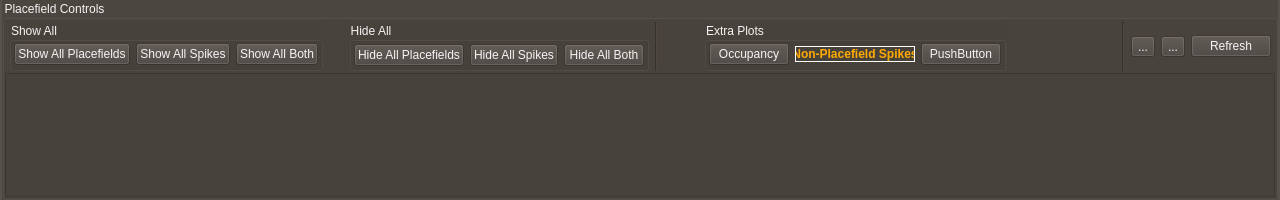
<?xml version="1.0" encoding="UTF-8"?>
<ui version="4.0">
 <author>Pho Hale</author>
 <class>rootForm</class>
 <widget class="QWidget" name="rootForm">
  <property name="geometry">
   <rect>
    <x>0</x>
    <y>0</y>
    <width>1280</width>
    <height>200</height>
   </rect>
  </property>
  <property name="sizePolicy">
   <sizepolicy hsizetype="Minimum" vsizetype="MinimumExpanding">
    <horstretch>0</horstretch>
    <verstretch>0</verstretch>
   </sizepolicy>
  </property>
  <property name="minimumSize">
   <size>
    <width>50</width>
    <height>0</height>
   </size>
  </property>
  <property name="maximumSize">
   <size>
    <width>16777215</width>
    <height>220</height>
   </size>
  </property>
  <property name="baseSize">
   <size>
    <width>1200</width>
    <height>200</height>
   </size>
  </property>
  <property name="windowTitle">
   <string>Placefield Controls</string>
  </property>
  <property name="styleSheet">
   <string notr="true">background-color: rgb(71, 58, 46);
border-color: rgb(207, 207, 207);
background-color: rgba(71, 65, 60, 180);
color: rgb(244, 244, 244);
border-color: rgb(0, 0, 0);</string>
  </property>
  <layout class="QHBoxLayout" name="horizontalLayout_2">
   <property name="spacing">
    <number>0</number>
   </property>
   <property name="leftMargin">
    <number>2</number>
   </property>
   <property name="topMargin">
    <number>0</number>
   </property>
   <property name="rightMargin">
    <number>2</number>
   </property>
   <property name="bottomMargin">
    <number>0</number>
   </property>
   <item>
    <widget class="QGroupBox" name="placefieldControlsGroupbox">
     <property name="sizePolicy">
      <sizepolicy hsizetype="Expanding" vsizetype="Preferred">
       <horstretch>0</horstretch>
       <verstretch>0</verstretch>
      </sizepolicy>
     </property>
     <property name="title">
      <string>Placefield Controls</string>
     </property>
     <layout class="QVBoxLayout" name="outerLayout" stretch="0,1">
      <property name="spacing">
       <number>0</number>
      </property>
      <property name="leftMargin">
       <number>0</number>
      </property>
      <property name="topMargin">
       <number>0</number>
      </property>
      <property name="rightMargin">
       <number>0</number>
      </property>
      <property name="bottomMargin">
       <number>0</number>
      </property>
      <item>
       <widget class="QWidget" name="batchControlPanel" native="true">
        <property name="sizePolicy">
         <sizepolicy hsizetype="Preferred" vsizetype="Minimum">
          <horstretch>0</horstretch>
          <verstretch>0</verstretch>
         </sizepolicy>
        </property>
        <property name="maximumSize">
         <size>
          <width>16777215</width>
          <height>60</height>
         </size>
        </property>
        <property name="baseSize">
         <size>
          <width>0</width>
          <height>30</height>
         </size>
        </property>
        <layout class="QHBoxLayout" name="horizontalLayout">
         <property name="leftMargin">
          <number>4</number>
         </property>
         <property name="topMargin">
          <number>2</number>
         </property>
         <property name="rightMargin">
          <number>4</number>
         </property>
         <property name="bottomMargin">
          <number>2</number>
         </property>
         <item>
          <widget class="QGroupBox" name="groupBox_2">
           <property name="title">
            <string>Show All</string>
           </property>
           <property name="alignment">
            <set>Qt::AlignLeading|Qt::AlignLeft|Qt::AlignTop</set>
           </property>
           <layout class="QHBoxLayout" name="horizontalLayout_4">
            <property name="leftMargin">
             <number>2</number>
            </property>
            <property name="topMargin">
             <number>0</number>
            </property>
            <property name="rightMargin">
             <number>2</number>
            </property>
            <property name="bottomMargin">
             <number>2</number>
            </property>
            <item>
             <widget class="QPushButton" name="btnShowAll_Pfs">
              <property name="toolTip">
               <string>Show All Placefields</string>
              </property>
              <property name="accessibleDescription">
               <string>Show All Placefields</string>
              </property>
              <property name="text">
               <string>Show All Placefields</string>
              </property>
              <attribute name="buttonGroup">
               <string notr="true">buttonGroup</string>
              </attribute>
             </widget>
            </item>
            <item>
             <widget class="QPushButton" name="btnShowAll_Spikes">
              <property name="toolTip">
               <string>Show All Spikes</string>
              </property>
              <property name="accessibleDescription">
               <string>Show All Spikes</string>
              </property>
              <property name="text">
               <string>Show All Spikes</string>
              </property>
              <attribute name="buttonGroup">
               <string notr="true">buttonGroup</string>
              </attribute>
             </widget>
            </item>
            <item>
             <widget class="QPushButton" name="btnShowAll_Both">
              <property name="toolTip">
               <string>Show All Both</string>
              </property>
              <property name="accessibleDescription">
               <string>Show All Both</string>
              </property>
              <property name="text">
               <string>Show All Both</string>
              </property>
              <attribute name="buttonGroup">
               <string notr="true">buttonGroup</string>
              </attribute>
             </widget>
            </item>
           </layout>
          </widget>
         </item>
         <item>
          <spacer name="horizontalSpacer_2">
           <property name="orientation">
            <enum>Qt::Horizontal</enum>
           </property>
           <property name="sizeType">
            <enum>QSizePolicy::Maximum</enum>
           </property>
           <property name="sizeHint" stdset="0">
            <size>
             <width>20</width>
             <height>20</height>
            </size>
           </property>
          </spacer>
         </item>
         <item>
          <widget class="QGroupBox" name="groupBox">
           <property name="sizePolicy">
            <sizepolicy hsizetype="Preferred" vsizetype="Preferred">
             <horstretch>0</horstretch>
             <verstretch>0</verstretch>
            </sizepolicy>
           </property>
           <property name="title">
            <string>Hide All</string>
           </property>
           <property name="alignment">
            <set>Qt::AlignLeading|Qt::AlignLeft|Qt::AlignTop</set>
           </property>
           <layout class="QHBoxLayout" name="horizontalLayout_3">
            <property name="leftMargin">
             <number>2</number>
            </property>
            <property name="topMargin">
             <number>2</number>
            </property>
            <property name="rightMargin">
             <number>2</number>
            </property>
            <property name="bottomMargin">
             <number>2</number>
            </property>
            <item>
             <widget class="QPushButton" name="btnHideAll_Pfs">
              <property name="minimumSize">
               <size>
                <width>0</width>
                <height>20</height>
               </size>
              </property>
              <property name="baseSize">
               <size>
                <width>0</width>
                <height>24</height>
               </size>
              </property>
              <property name="toolTip">
               <string>Hide All Placefields</string>
              </property>
              <property name="accessibleDescription">
               <string>Hide All Placefields</string>
              </property>
              <property name="text">
               <string>Hide All Placefields</string>
              </property>
             </widget>
            </item>
            <item>
             <widget class="QPushButton" name="btnHideAll_Spikes">
              <property name="toolTip">
               <string>Hide All Spikes</string>
              </property>
              <property name="accessibleDescription">
               <string>Hide All Spikes</string>
              </property>
              <property name="text">
               <string>Hide All Spikes</string>
              </property>
             </widget>
            </item>
            <item>
             <widget class="QPushButton" name="btnHideAll_Both">
              <property name="toolTip">
               <string>Hide All Both</string>
              </property>
              <property name="accessibleDescription">
               <string>Hide All Both</string>
              </property>
              <property name="text">
               <string>Hide All Both</string>
              </property>
             </widget>
            </item>
           </layout>
          </widget>
         </item>
         <item>
          <widget class="Line" name="line_2">
           <property name="orientation">
            <enum>Qt::Vertical</enum>
           </property>
          </widget>
         </item>
         <item>
          <spacer name="horizontalSpacer_3">
           <property name="orientation">
            <enum>Qt::Horizontal</enum>
           </property>
           <property name="sizeType">
            <enum>QSizePolicy::Maximum</enum>
           </property>
           <property name="sizeHint" stdset="0">
            <size>
             <width>40</width>
             <height>20</height>
            </size>
           </property>
          </spacer>
         </item>
         <item>
          <widget class="QGroupBox" name="grpExtraPlots">
           <property name="styleSheet">
            <string notr="true">QPushButton {
    /*background-color: green;*/
    color: rgb(244, 244, 244);
    /*border: 2px green;*/
    /*border-radius: 22px;*/
    /*border-style: outset;*/
	/*border-style: inset;*/
}
QPushButton:disabled {
    color: gray;
    background-color: gray;
    border: 1px black;
    border-style: outset;                
}
QPushButton:checked{
    color: rgb(255, 170, 0); 
    /*font:  12px; */  
    font: bold;
    /*background-color: red;*/
    border: 1px white;
    border-style: outset;
}
QToolButton:!checked{
    /*color: black; */
    /*background-color: green;*/
    /*border: 1px black;*/
    /*border-style: outset;*/
	/*border: 1px black;*/
    /*border-style: dashed;*/
}</string>
           </property>
           <property name="title">
            <string>Extra Plots</string>
           </property>
           <property name="alignment">
            <set>Qt::AlignLeading|Qt::AlignLeft|Qt::AlignTop</set>
           </property>
           <layout class="QHBoxLayout" name="horizontalLayout_5">
            <property name="leftMargin">
             <number>2</number>
            </property>
            <property name="topMargin">
             <number>0</number>
            </property>
            <property name="rightMargin">
             <number>2</number>
            </property>
            <property name="bottomMargin">
             <number>2</number>
            </property>
            <item>
             <widget class="QPushButton" name="btnToggleOccupancy">
              <property name="text">
               <string>Occupancy</string>
              </property>
              <property name="checkable">
               <bool>true</bool>
              </property>
             </widget>
            </item>
            <item>
             <widget class="QPushButton" name="btnNonPlacefieldSpikes">
              <property name="text">
               <string>Non-Placefield Spikes</string>
              </property>
              <property name="checkable">
               <bool>true</bool>
              </property>
              <property name="checked">
               <bool>true</bool>
              </property>
             </widget>
            </item>
            <item>
             <widget class="QPushButton" name="btnDebugTest">
              <property name="text">
               <string>PushButton</string>
              </property>
              <property name="checkable">
               <bool>true</bool>
              </property>
             </widget>
            </item>
           </layout>
          </widget>
         </item>
         <item>
          <spacer name="horizontalSpacer">
           <property name="orientation">
            <enum>Qt::Horizontal</enum>
           </property>
           <property name="sizeHint" stdset="0">
            <size>
             <width>40</width>
             <height>20</height>
            </size>
           </property>
          </spacer>
         </item>
         <item>
          <widget class="Line" name="line">
           <property name="orientation">
            <enum>Qt::Vertical</enum>
           </property>
          </widget>
         </item>
         <item>
          <widget class="QToolButton" name="toolButton_2">
           <property name="text">
            <string>...</string>
           </property>
          </widget>
         </item>
         <item>
          <widget class="QToolButton" name="toolButton">
           <property name="text">
            <string>...</string>
           </property>
          </widget>
         </item>
         <item>
          <widget class="QPushButton" name="btnRefresh">
           <property name="toolTip">
            <string>Refresh</string>
           </property>
           <property name="accessibleDescription">
            <string>Refresh</string>
           </property>
           <property name="text">
            <string>Refresh</string>
           </property>
          </widget>
         </item>
        </layout>
       </widget>
      </item>
      <item>
       <widget class="QScrollArea" name="scroll_area">
        <property name="sizePolicy">
         <sizepolicy hsizetype="Expanding" vsizetype="MinimumExpanding">
          <horstretch>0</horstretch>
          <verstretch>0</verstretch>
         </sizepolicy>
        </property>
        <property name="baseSize">
         <size>
          <width>0</width>
          <height>150</height>
         </size>
        </property>
        <property name="verticalScrollBarPolicy">
         <enum>Qt::ScrollBarAlwaysOff</enum>
        </property>
        <property name="sizeAdjustPolicy">
         <enum>QAbstractScrollArea::AdjustToContentsOnFirstShow</enum>
        </property>
        <property name="widgetResizable">
         <bool>true</bool>
        </property>
        <widget class="QWidget" name="placefieldControlsContainer">
         <property name="geometry">
          <rect>
           <x>0</x>
           <y>0</y>
           <width>1272</width>
           <height>130</height>
          </rect>
         </property>
         <property name="baseSize">
          <size>
           <width>1200</width>
           <height>200</height>
          </size>
         </property>
        </widget>
       </widget>
      </item>
     </layout>
    </widget>
   </item>
  </layout>
 </widget>
 <resources/>
 <connections/>
 <buttongroups>
  <buttongroup name="buttonGroup"/>
 </buttongroups>
</ui>
